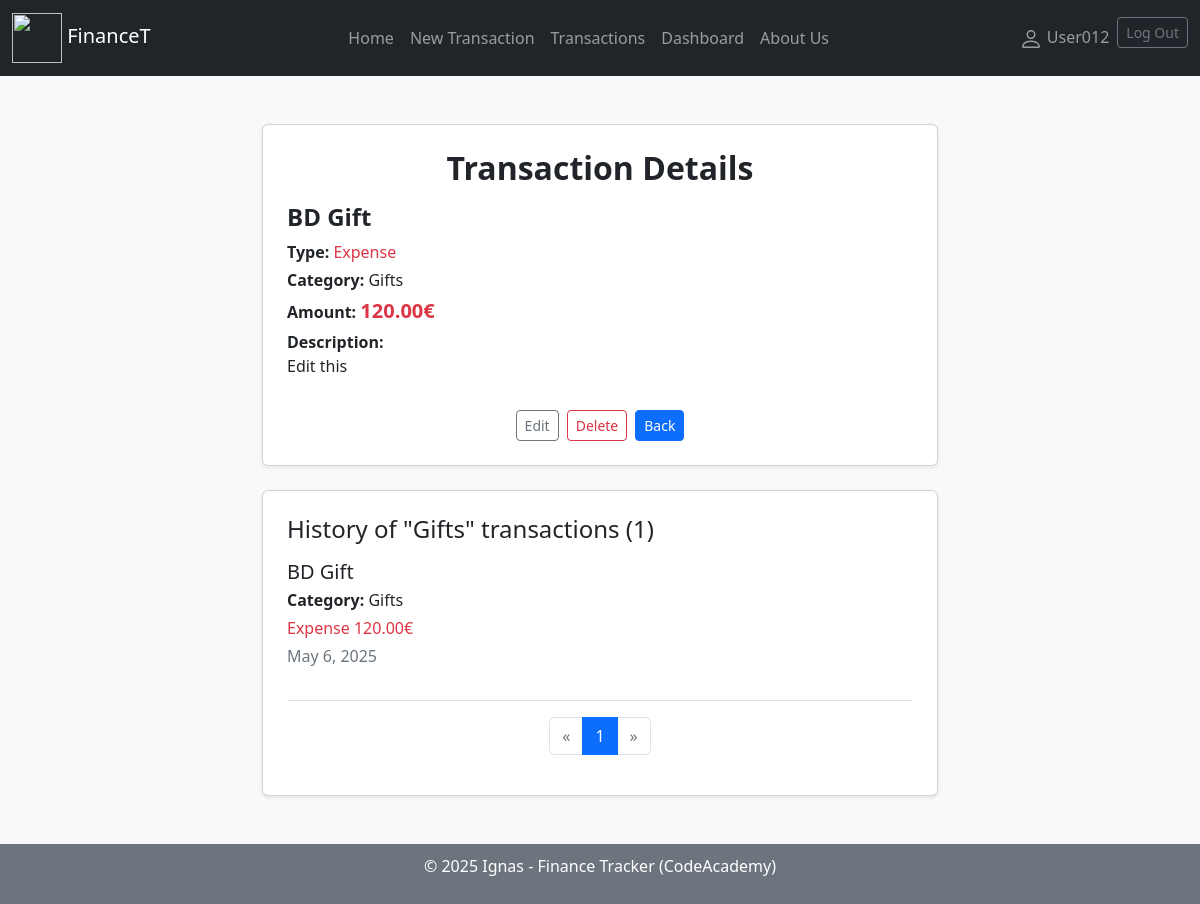
The page /finance/mytransactions/1 (signed in) on the database as committed earlier.
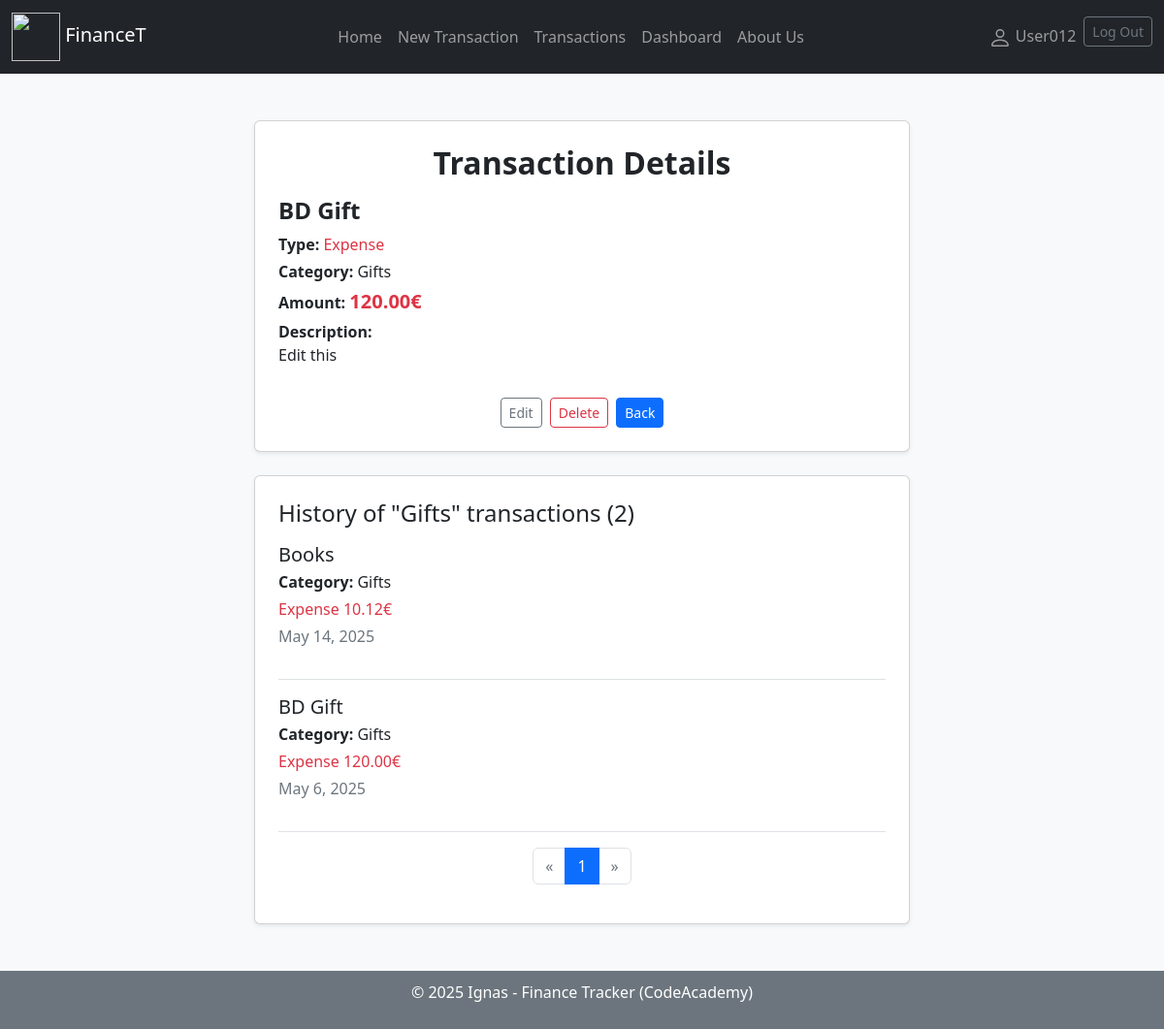
The same page on the database as committed later.
### finance_tracker_app/models.py (models this page shows, shortened)
class Transaction(models.Model):
    TYPE_CHOICES = [
        ('i', 'Income'),
        ('e', 'Expense'),
    ]
    amount = models.DecimalField('Amount of money', help_text='Add amount of money', blank=False, null=False,
                                 default=0.0, max_digits=12, decimal_places=2)
    type = models.CharField(max_length=1, choices=TYPE_CHOICES, default='e', help_text='Choose transaction type')
    title = models.CharField(max_length=200, blank=False, help_text='Add transaction title')
    category = models.ForeignKey('Category', on_delete=models.SET_NULL, null=True, blank=False, help_text='Choose transaction category')
    date = models.DateField(help_text='Add transaction date')
    description = HTMLField(blank=True, null=True, help_text='Write transaction description (optional)')
    client = models.ForeignKey(User, on_delete=models.SET_NULL, null=True, blank=True)
    timestamp = models.DateTimeField(auto_now_add=True)
    class Meta:
        verbose_name = 'Transaction'
        verbose_name_plural = 'Transactions'

class Category(models.Model):
    TYPE_CHOICES = [
        ('i', 'Income'),
        ('e', 'Expense'),
        ('b', 'Both'),
    ]
    name = models.CharField('Category Name', max_length=200, help_text='Add category')
    category_type = models.CharField(max_length=1, choices=TYPE_CHOICES, default='b')
    def __str__(self):
        return f'{self.name}'
    class Meta:
        verbose_name = 'Category'
        verbose_name_plural = 'Categories'
        constraints = [
            models.UniqueConstraint(fields=['name', 'category_type'], name='unique_category_type')
        ]

### finance_tracker_app/views.py (the view)
# urls.py: path('mytransactions/<int:pk>', views.TransactionByUserDetailView.as_view(), name='my-transaction'),
class TransactionByUserDetailView(LoginRequiredMixin, DetailView):
    model = Transaction
    template_name = 'user_transaction.html'
    context_object_name = 'transaction'
    def get_context_data(self, **kwargs):
        context = super().get_context_data(**kwargs)
        transaction = self.get_object()
        transactions_qs = Transaction.objects.filter(category=transaction.category, client=self.request.user).order_by(
            '-date')
        paginator = Paginator(transactions_qs, 3)
        page_number = self.request.GET.get('page')
        page_obj = paginator.get_page(page_number)
        context['transaction_set'] = page_obj
        return context

### finance_tracker_app/templates/user_transaction.html
{% extends "base.html" %}
{% block content %}
<div class="container py-5" style="max-width: 700px;">
    <div class="card shadow-sm p-4 mb-4">
        <h2 class="mb-3 fw-bold text-center">Transaction Details</h2>
        <div class="mb-3">
            <h4 class="fw-semibold">{{ transaction.title }}</h4>
            <p class="mb-1">
                <strong>Type:</strong>
                {% if transaction.type == 'i' %}
                <span class="text-success">{{ transaction.get_type_display }}</span>
                {% elif transaction.type == 'e' %}
                <span class="text-danger">{{ transaction.get_type_display }}</span>
                {% else %}
                {{ transaction.get_type_display }}
                {% endif %}
            </p>
            <p class="mb-1"><strong>Category:</strong> {{ transaction.category }}</p>
            <p class="mb-1"><strong>Amount:</strong>
                <span class="{% if transaction.type == 'i' %}text-success{% elif transaction.type == 'e' %}text-danger{% endif %} fs-5 fw-bold">
                    {{ transaction.amount }}€
                </span>
            </p>
            {% if transaction.description %}
            <p><strong>Description:</strong> <br> {{ transaction.description|linebreaksbr|safe }}</p>
            {% endif %}
        </div>
        <div class="d-flex gap-2 justify-content-center">
            <a href="{% url 'my-transaction-update' transaction.id %}" class="btn btn-outline-secondary btn-sm">Edit</a>
            <a href="{% url 'my-transaction-delete' transaction.id %}" class="btn btn-outline-danger btn-sm">Delete</a>
            <a href="{% url 'my-transactions' %}" class="btn btn-primary btn-sm">Back</a>
        </div>
    </div>
    {% if transaction_set %}
    <div class="card shadow-sm p-4">
        <h4 class="mb-3">History of "{{ transaction.category }}" transactions ({{ transaction_set.paginator.count }})</h4>
        {% for tx in transaction_set %}
        <div class="border-bottom pb-3 mb-3">
            <h5 class="mb-1">{{ tx.title }}</h5>
            <p class="mb-1"><strong>Category:</strong> {{ tx.category }}</p>
            <p class="mb-1">
                    <span class="{% if tx.type == 'i' %}text-success{% elif tx.type == 'e' %}text-danger{% endif %}">
                        {{ tx.get_type_display }} {{ tx.amount }}€
                    </span>
            </p>
            <p class="text-muted">{{ tx.date }}</p>
        </div>
        {% endfor %}
        <nav aria-label="Page navigation">
            <ul class="pagination justify-content-center">
                {% if transaction_set.has_previous %}
                <li class="page-item">
                    <a class="page-link" href="?page={{ transaction_set.previous_page_number }}" aria-label="Previous">
                        &laquo;
                    </a>
                </li>
                {% else %}
                <li class="page-item disabled"><span class="page-link">&laquo;</span></li>
                {% endif %}
                {% for num in transaction_set.paginator.page_range %}
                {% if num == transaction_set.number %}
                <li class="page-item active" aria-current="page"><span class="page-link">{{ num }}</span></li>
                {% elif num >= transaction_set.number|add:'-2' and num <= transaction_set.number|add:'2' %}
                <li class="page-item"><a class="page-link" href="?page={{ num }}">{{ num }}</a></li>
                {% endif %}
                {% endfor %}
                {% if transaction_set.has_next %}
                <li class="page-item">
                    <a class="page-link" href="?page={{ transaction_set.next_page_number }}" aria-label="Next">
                        &raquo;
                    </a>
                </li>
                {% else %}
                <li class="page-item disabled"><span class="page-link">&raquo;</span></li>
                {% endif %}
            </ul>
        </nav>
    </div>
    {% endif %}
</div>
{% endblock %}

Rows that differ between the two databases and show on the page:
added Transaction: title "Books", category "Gifts", type "Expense", amount "10.12", date "May 14, 2025"
Other text that changed with them:
{{ transaction_set.paginator.count }}: "1" → "2"
